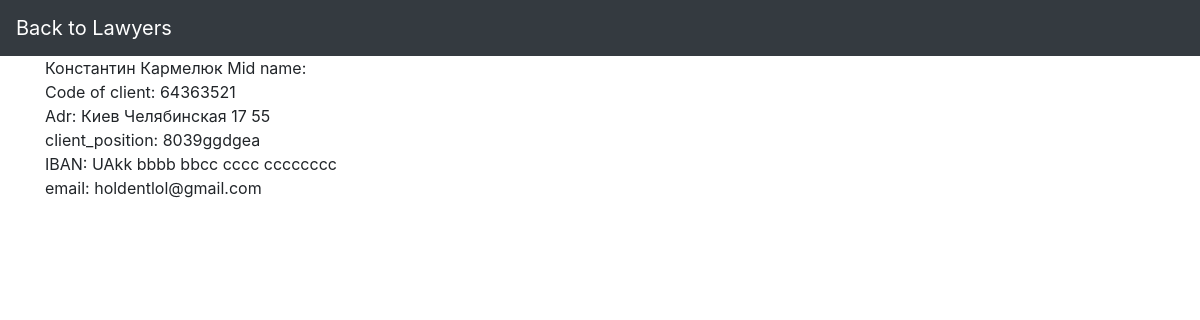
Page /database/client_J/64363521/ on the committed database.
### DataBase/models.py (models this page shows, shortened)
class Client(models.Model):
    first_name = models.CharField(max_length=25)
    surname = models.CharField(max_length=25)
    mid_name = models.CharField(max_length=25)
    adr_city = models.CharField(max_length=30)
    adr_street = models.CharField(max_length=20)
    adr_build = models.IntegerField()
    mail_info = models.EmailField(max_length=30)
    class Meta:
        abstract = True
        ordering = ['first_name']

class Client_juridical(Client):
    num_client_j = models.CharField(max_length=8, help_text='EDRPOU code', primary_key=True)
    client_position = models.CharField(max_length=25)
    name_of_company = models.CharField(max_length=25)
    iban = models.CharField(max_length=29)
    class Meta(Client.Meta):
        db_table = 'Client_juridical'

### DataBase/views.py (the view)
# urls.py: path('client_J/<pk>/', views.ClientJDetailView.as_view(), name='client-detailed-view-j'),
class ClientJDetailView(generic.DetailView):
    model = Client_juridical
    context_object_name = "client"
    template_name = "client_detail_j.html"

### DataBase/templates/client_detail_j.html (shortened to what this page needs)
{% extends "base_generic.html" %}
{% block navbar %}
 <a class="navbar-brand" href="lawyers.html">Back to Lawyers</a>
{% endblock %}
{% block content %}
    <div> {{ client.first_name }} {{ client.surname }} {{ client.mid_name }}</div>
    <div>Code of client: {{ client.num_client_j }}</div>
    <div>Adr: {{ client.adr_city }} {{ client.adr_street }} {{ client.adr_build }}</div>
    <div>client_position: {{ client.name_of_company }}{{ client.client_position }}</div>
    <div>IBAN: {{ client.iban }}</div>
    <div>email: {{ client.mail_info }}</div>
{% endblock %}

### rows in the picture
Client_juridical: first_name "Константин", surname "Кармелюк", mid_name "Mid name:", num_client_j "64363521", adr_city "Киев", adr_street "Челябинская 17", adr_build "55", name_of_company "8039", client_position "ggdgea", iban "UAkk bbbb bbcc cccc cccccccc", mail_info "holdentlol@gmail.com"
